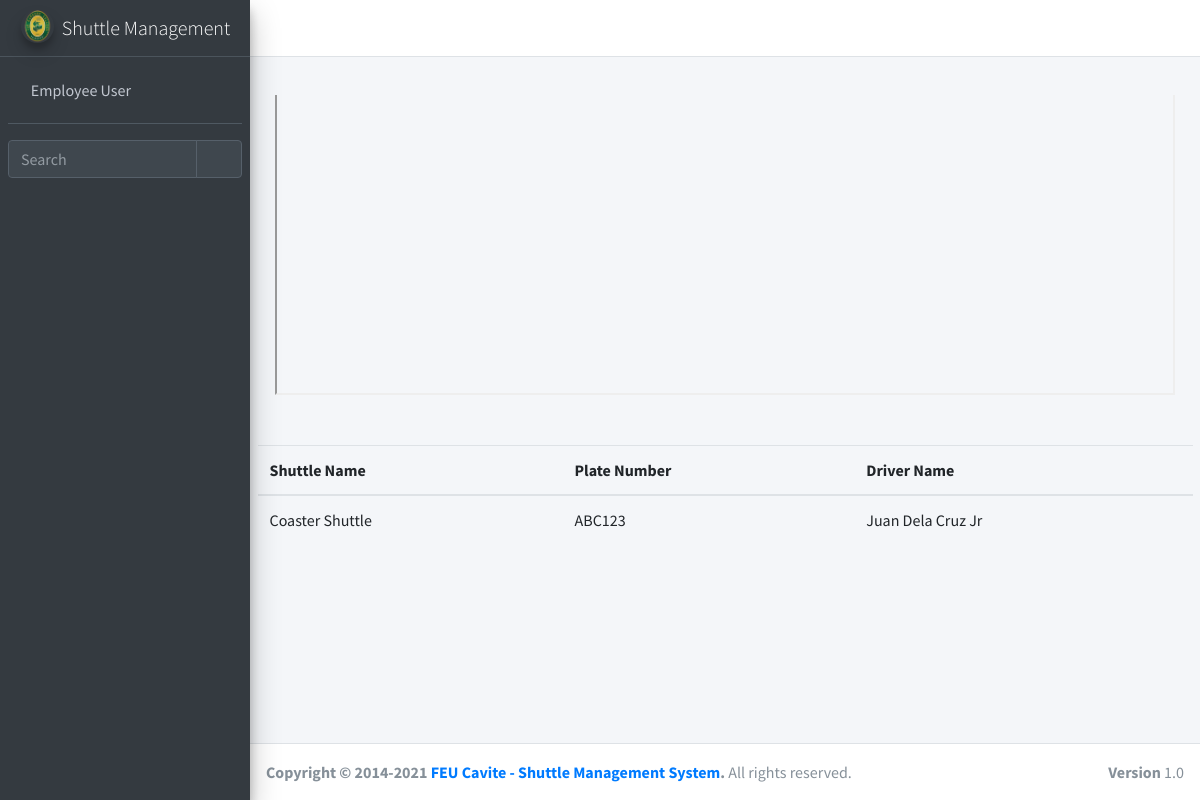
/ticket/route/1 (signed in), run on the app's committed database.
### ticket/models.py (models this page shows, shortened)
class shuttle_service(models.Model):
    shuttle_service_id = models.AutoField(primary_key=True)
    shuttle_name = models.ForeignKey(shuttle_service_list, null=True, blank=True, on_delete=models.CASCADE)
    gps_link = models.CharField(max_length=255, blank=True, null = True)

class shuttle_service_list(models.Model):
    shuttle_service_list_id = models.AutoField(primary_key=True)
    shuttle_name = models.CharField(max_length=255, blank=True, null = True)
    plate_number = models.CharField(max_length=255, blank=True, null = True)
    driver_name = models.ForeignKey(shuttle_driver, null=True, blank=True, on_delete=models.CASCADE)

class shuttle_driver(models.Model):
    shuttle_driver_id = models.AutoField(primary_key=True)
    driver_name = models.CharField(max_length=255, blank=True, null = True)
    def __str__(self):
        return str(self.driver_name)

### ticket/views.py (the view)
# urls.py: path('route/<int:tag>', login_required(views.route), name='route'),
def route(request, tag = 0):
	query = {
		'tag': tag,
		'ss': shuttle_service.objects.filter(shuttle_service_id = tag),
	}
	return render(request, 'ticket/route.html', query)

### ticket/templates/ticket/route.html (shortened to what this page needs)
{% extends "ticket/popupbase.html" %}
{% load static %}
{% block content %}
<section>
	<div class="container-fluid">
		<center>
			<div class="idiv">
				{% for items in ss %}
				<iframe src="{{items.gps_link}}" title="Shuttle Track" style="position: relative; top: -50px; width: 900px; height: 350px;"></iframe>
				{% endfor %}
			</div>
			{% for items in ss %}
			<table class="table">
				<thead>
					<tr>
						<th>Shuttle Name</th>
						<th>Plate Number</th>
						<th>Driver Name</th>
					</tr>
				</thead>
				<tbody>
					<tr>
						<td>{{items.shuttle_name.shuttle_name}}</td>
						<td>{{items.shuttle_name.plate_number}}</td>
						<td>{{items.shuttle_name.driver_name}}</td>
					</tr>
				</tbody>
			</table>
			{% endfor %}
		</center>
	</div>
</section>
{% endblock content %}

### ticket/templates/ticket/popupbase.html (shortened to what this page needs)
{% load static %}
<!DOCTYPE html>
<html lang="en">
<head>
  <link rel="stylesheet" href="{% static 'basetemp/plugins/fontawesome-free/css/all.min.css' %}">
  <link rel="stylesheet" href="https://code.ionicframework.com/ionicons/2.0.1/css/ionicons.min.css">
  <link rel="stylesheet" href="{% static 'basetemp/plugins/tempusdominus-bootstrap-4/css/tempusdominus-bootstrap-4.min.css' %}">
  <link rel="stylesheet" href="{% static 'basetemp/plugins/icheck-bootstrap/icheck-bootstrap.min.css' %}">
  <link rel="stylesheet" href="{% static 'basetemp/plugins/jqvmap/jqvmap.min.css' %}">
  <link rel="stylesheet" href="{% static 'basetemp/dist/css/adminlte.min.css' %}">
  <link rel="stylesheet" href="{% static 'basetemp/plugins/overlayScrollbars/css/OverlayScrollbars.min.css' %}">
  <link rel="stylesheet" href="{% static 'basetemp/plugins/daterangepicker/daterangepicker.css' %}">
  <link rel="stylesheet" href="{% static 'basetemp/plugins/summernote/summernote-bs4.min.css' %}">
</head>
<body class="hold-transition sidebar-mini layout-fixed">
<div class="wrapper">
  <nav class="main-header navbar navbar-expand navbar-white navbar-light">
    <ul class="navbar-nav">
      <li class="nav-item">
        <a class="nav-link" data-widget="pushmenu" href="#" role="button"><i class="fas fa-bars"></i></a>
      </li>
      <li class="nav-item d-none d-sm-inline-block">
        <a href="#" class="nav-link"></a>
      </li>
    </ul>
    <ul class="navbar-nav ml-auto">
      <li class="nav-item">
        <a class="nav-link" data-widget="fullscreen" href="#" role="button">
          <i class="fas fa-expand-arrows-alt"></i>
        </a>
      </li>
    </ul>
  </nav>
  <aside class="main-sidebar sidebar-dark-primary elevation-4">
    <a href="/" class="brand-link">
      <img src="{% static 'shuttle/feulogo.png' %}" alt="AdminLTE Logo" class="brand-image img-circle elevation-3" style="opacity: .8">
      <span class="brand-text font-weight-light">Shuttle Management</span>
    </a>
    <div class="sidebar">
      <div class="user-panel mt-3 pb-3 mb-3 d-flex">
        <div class="image">
        </div>
        <div class="info">
          <a href="#" class="d-block">{{user.get_full_name}}</a>
        </div>
      </div>
      <div class="form-inline">
        <div class="input-group" data-widget="sidebar-search">
          <input class="form-control form-control-sidebar" type="search" placeholder="Search" aria-label="Search">
          <div class="input-group-append">
            <button class="btn btn-sidebar">
              <i class="fas fa-search fa-fw"></i>
            </button>
          </div>
        </div>
      </div>
    </div>
  </aside>
  <div class="content-wrapper">
    <div class="content-header">
    </div>
    {% block content %}
    {% endblock content %}
  </div>
  <footer class="main-footer">
    <strong>Copyright &copy; 2014-2021 <a href="#">FEU Cavite - Shuttle Management System</a>.</strong>
    All rights reserved.
    <div class="float-right d-none d-sm-inline-block">
      <b>Version</b> 1.0
    </div>
  </footer>
</div>
</body>
</html>

### ticket/templates/ticket/route.html (style rules this page uses)
.idiv { overflow: hidden; width: 900px; height: 350px; }

### data on the page
shuttle_service: shuttle_name.shuttle_name "Coaster Shuttle", shuttle_name.plate_number "ABC123", shuttle_name.driver_name "Juan Dela Cruz Jr"

### other printed values
{{ user.get_full_name }} "Employee User"
